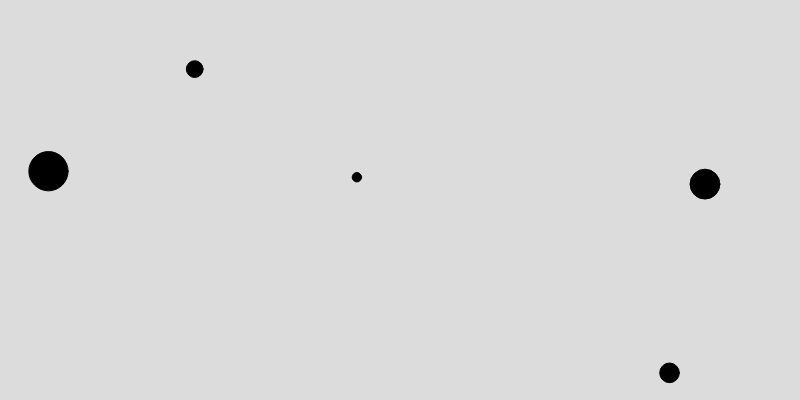
Frame 1 (no input)
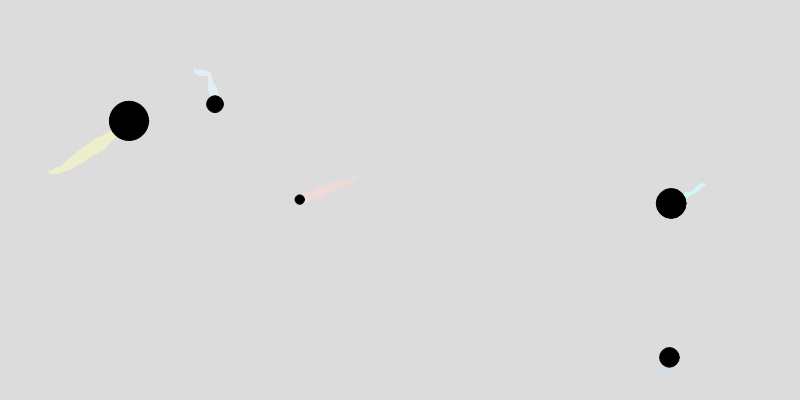
Frame 60 (no input)
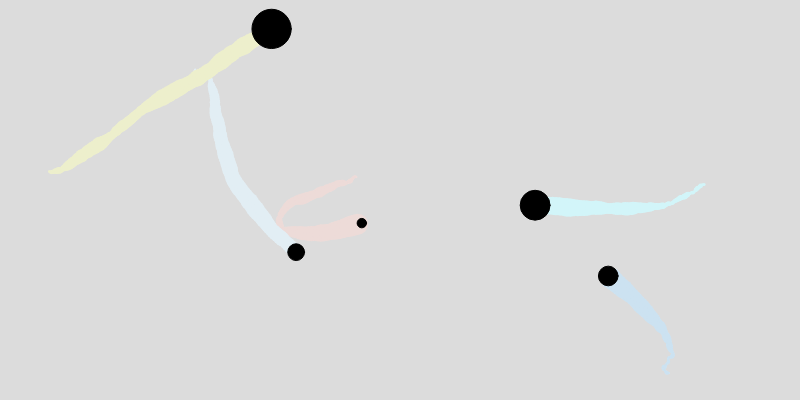
Frame 120 (the mouse pressed at the canvas centre since frame 60)

The p5.js sketch that drew these frames (run headless with seeded random() and noise() and a simulated clock; from frame 60 on, the mouse is pressed at the canvas centre):

// p5.js sketch
// ── sketch.js
let m, m2;
let movers = [];
let canvas;

function setup() {
  createCanvas(800, 400);
  canvas = createGraphics(width, height);
  m = new Mover(50, 50, 10);
  m2 = new Mover(300, 300, 50);

  for (let i=0; i<5; i++) {
    let mover = new Mover(random(width), random(height), random(5, 50));
    movers.push(mover);
  }
}

function draw() {
  background(220);
  image(canvas, 0, 0);

  for (let mover of movers) {
    mover.update();
    mover.show();
    mover.drawOn(canvas);
    mover.checkEdge();
  }


  if (mouseIsPressed) {
    //make attract to mouse position
    let mousePos = createVector(mouseX, mouseY);

    for (let mover of movers) {
      mover.attractTo(mousePos);
    }
  }
 
}

// ── Mover.js
class Mover {
  constructor(x, y, m) {
    this.pos = createVector(x, y);
    this.vel = createVector();
    this.acc = createVector();
    this.m = m;
    this.c = color(random(200, 255), random(200, 255), random(200, 255));
  }

  applyForce(aForce) {
    let f = p5.Vector.div(aForce, this.m);
    this.acc.add(f);
    
  }

  attractTo(aPos) {
    let f = p5.Vector.sub(aPos, this.pos);
    f.limit(1);
    this.applyForce(f);
  }

  update() {
    this.vel.add(this.acc);
    this.pos.add(this.vel);
    this.acc.set(random(-5,5),random(-5,5));
    this.acc.mult(0.05);
  }

  show() {
    fill(0);
    circle(this.pos.x, this.pos.y, this.m);
  }

  drawOn(c) {
    c.fill(this.c);
    c.noStroke();
    c.circle(this.pos.x, this.pos.y, this.vel.mag()*5);
  }
  checkEdge() {
    if (this.pos.y > height) {
      this.vel.y = this.vel.y * -1;
      this.pos.y = height;
    }
    if (this.pos.y < 0) {
      this.vel.y = this.vel.y * -1;
      this.pos.y = 0;
    }
    if (this.pos.x > width) {
      this.vel.x = this.vel.x * -1;
      this.pos.x = width;
    }
    if (this.pos.x < 0) {
      this.vel.x = this.vel.x * -1;
      this.pos.x = 0;
    }
  }
}
